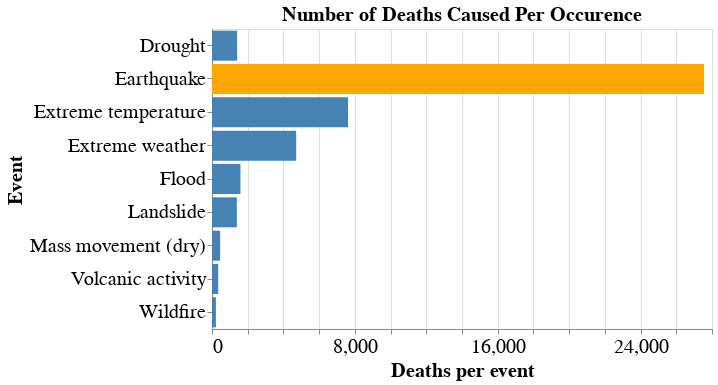

Here is the notebook cell this chart was saved with:
### Code cell
disasters_hist = alt.Chart(gd_filt).mark_bar().encode(
    alt.X('death_per_event', title = 'Deaths per event'),
    alt.Y('Entity',title = 'Event'),
    color=alt.condition(
        alt.datum.Entity == 'Earthquake',  
        alt.value('orange'),    
        alt.value('steelblue'),
        
    ),
    tooltip = alt.Tooltip(['death_per_event'],title = 'Deaths per Event')
).properties(height = 300, width = 500,title = 'Number of Deaths Caused Per Occurence')
disasters_hist.configure_axis(
    labelFontSize=20,
    titleFontSize=20
).configure_title(fontSize=20)

### Figure 1 — Vega-Lite specification as saved in the notebook (floating-point values rounded to 4 significant figures)
{"$schema": "https://vega.github.io/schema/vega-lite/v3.4.0.json", "config": {"axis": {"labelFontSize": 20, "titleFontSize": 20}, "mark": {"tooltip": null}, "title": {"fontSize": 20}, "view": {"height": 300, "width": 400}}, "data": {"name": "data-0691412104040ab16a24ad5ac8527339"}, "datasets": {"data-0691412104040ab16a24ad5ac8527339": [{"Entity": "Drought", "death_per_event": 1408}, {"Entity": "Earthquake", "death_per_event": 27553}, {"Entity": "Extreme temperature", "death_per_event": 7617}, {"Entity": "Extreme weather", "death_per_event": 4715}, {"Entity": "Flood", "death_per_event": 1593}, {"Entity": "Landslide", "death_per_event": 1392}, {"Entity": "Mass movement (dry)", "death_per_event": 455}, {"Entity": "Volcanic activity", "death_per_event": 347}, {"Entity": "Wildfire", "death_per_event": 219}]}, "encoding": {"color": {"condition": {"test": "(datum.Entity === 'Earthquake')", "value": "orange"}, "value": "steelblue"}, "tooltip": [{"field": "death_per_event", "title": "Deaths per Event", "type": "quantitative"}], "x": {"field": "death_per_event", "title": "Deaths per event", "type": "quantitative"}, "y": {"field": "Entity", "title": "Event", "type": "nominal"}}, "height": 300, "mark": "bar", "title": "Number of Deaths Caused Per Occurence", "width": 500}
